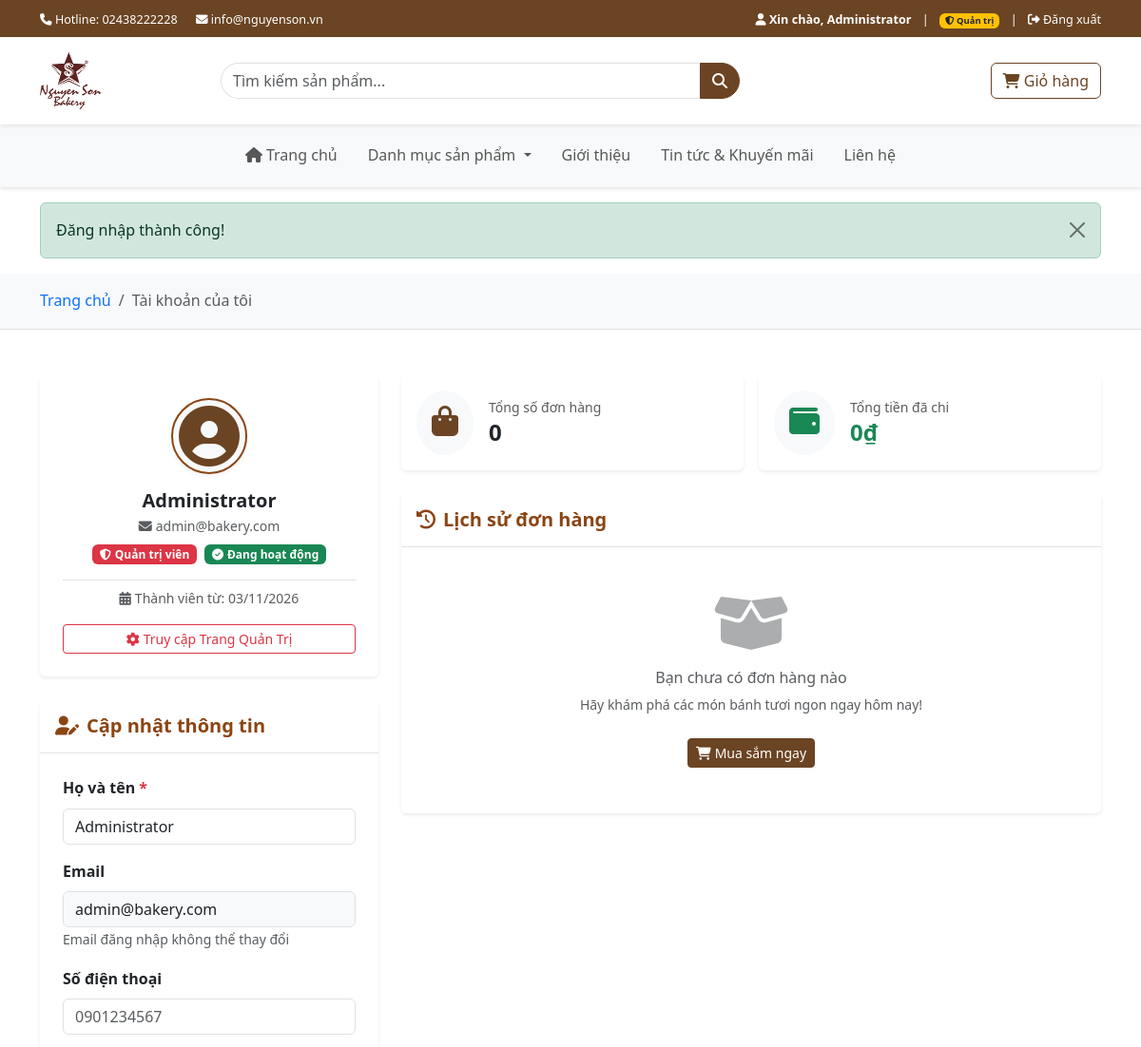
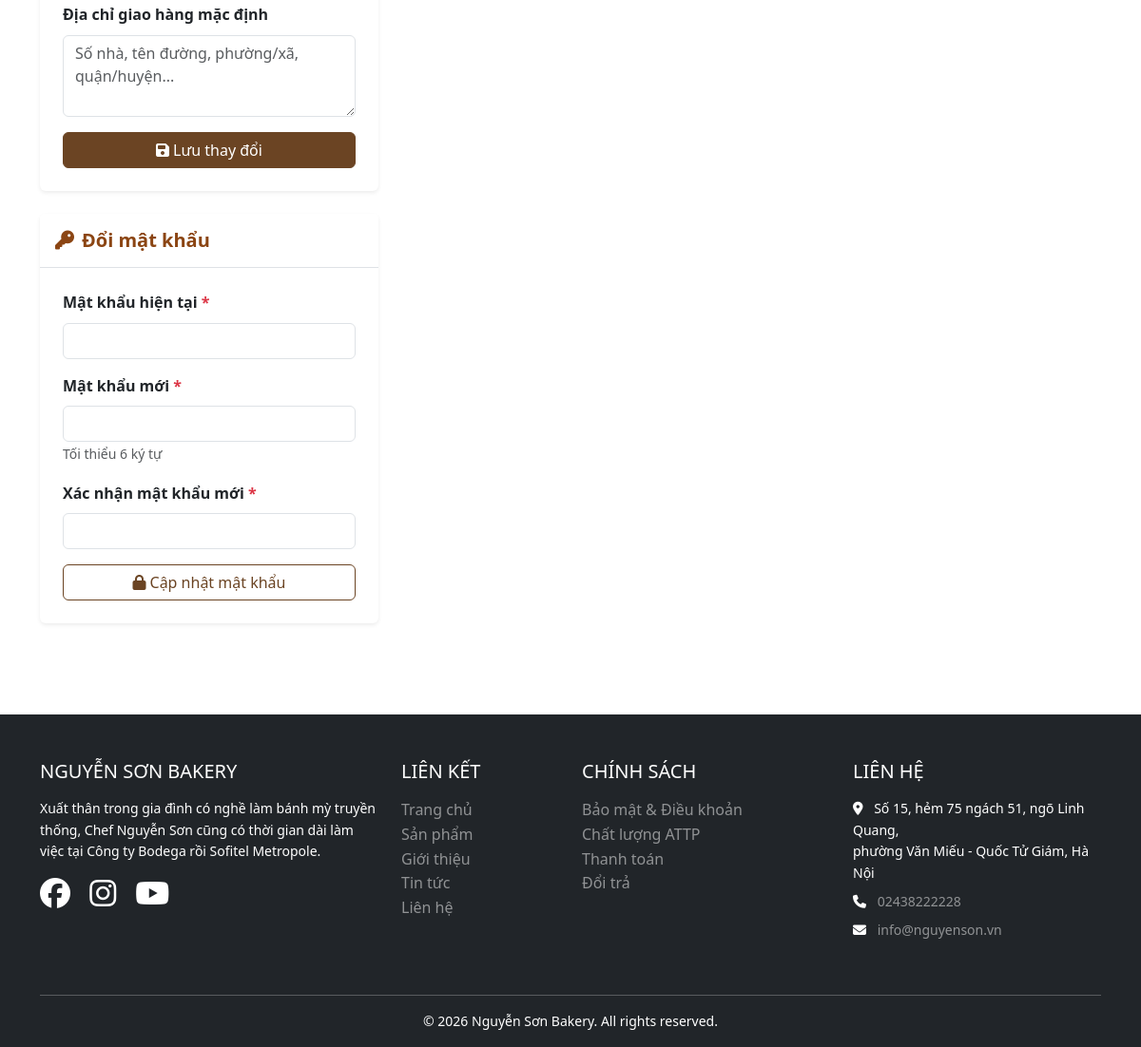
The page /frontend/pages/account.php (signed in) on the database its author committed (2 pictures, top to bottom).
### tables this page shows
CREATE TABLE users (
    id INT PRIMARY KEY AUTO_INCREMENT,
    name VARCHAR(255) NOT NULL,
    email VARCHAR(255) UNIQUE NOT NULL,
    password VARCHAR(255) NOT NULL,
    phone VARCHAR(20),
    address TEXT,
    avatar VARCHAR(255),
    role ENUM('customer', 'admin') DEFAULT 'customer',
    status TINYINT DEFAULT 1 COMMENT '1=active, 0=inactive',
    email_verified TINYINT DEFAULT 0,
    created_at TIMESTAMP DEFAULT CURRENT_TIMESTAMP,
    updated_at TIMESTAMP DEFAULT CURRENT_TIMESTAMP ON UPDATE CURRENT_TIMESTAMP,
    INDEX idx_email (email),
    INDEX idx_role (role)
);

### backend/config/config.php (called while the page is built, shortened)
<?php
function url($path = '') {
    return BASE_URL . ltrim($path, '/');
}
function formatCurrency($amount) {
    return number_format($amount, 0, ',', '.') . '₫';
}
function e($value): string
{
    return htmlspecialchars((string)$value, ENT_QUOTES | ENT_SUBSTITUTE, 'UTF-8');
}
?>

### frontend/pages/account.php (the view, shortened to what this page needs)
<?php
require_once '../../backend/config/config.php';
$user = Session::user();
$userId = $user['id'] ?? null;
$errors = [];
$passwordErrors = [];
$database = new Database();
$db = $database->getConnection();
try {
    $stmt = $db->prepare(
        "SELECT id, name, email, phone, address, avatar, role, status, created_at, updated_at
         FROM users WHERE id = :id LIMIT 1"
    );
    $stmt->execute([':id' => $userId]);
    $me = $stmt->fetch() ?: $user;
} catch (Throwable $e) {
    $me = $user;
    $errors['general'] = 'Không thể tải thông tin tài khoản.';
}
$orders = [];
$totalSpent = 0;
try {
    $q = $db->prepare(
        "SELECT id, order_number, total_amount, payment_method, status, created_at
         FROM orders
         WHERE user_id = :uid
         ORDER BY created_at DESC"
    );
    $q->execute([':uid' => $userId]);
    $orders = $q->fetchAll() ?: [];
} catch (Throwable $e) {
    $orders = [];
}
require_once '../components/header.php';
?>
<nav aria-label="breadcrumb" class="bg-light py-3 border-bottom">
    <div class="container">
        <ol class="breadcrumb mb-0">
            <li class="breadcrumb-item"><a href="<?= url('frontend/pages/index.php') ?>" class="text-decoration-none">Trang chủ</a></li>
            <li class="breadcrumb-item active" aria-current="page">Tài khoản của tôi</li>
        </ol>
    </div>
</nav>
<div class="container py-5">
    <div class="row g-4">
        <div class="col-lg-4">
            <div class="card shadow-sm border-0 mb-4 text-center">
                <div class="card-body p-4">
                    <div class="rounded-circle bg-light d-inline-flex align-items-center justify-content-center mb-3 shadow-sm" style="width: 80px; height: 80px; border: 2px solid #8B4513;">
                        <i class="fas fa-user-circle fa-4x text-brown" style="color: #8B4513;"></i>
                    </div>
                    <h5 class="card-title mb-1 fw-bold"><?= e($me['name'] ?? 'Khách hàng') ?></h5>
                    <p class="text-muted small mb-2"><i class="fas fa-envelope me-1"></i><?= e($me['email'] ?? '') ?></p>
                    <div class="d-flex justify-content-center gap-2 mb-3">
                        <span class="badge bg-<?= ($me['role'] ?? 'customer') === 'admin' ? 'danger' : 'primary' ?>">
                            <?= ($me['role'] ?? 'customer') === 'admin' ? '<i class="fas fa-shield-alt me-1"></i>Quản trị viên' : '<i class="fas fa-user me-1"></i>Khách hàng' ?>
                        </span>
                        <span class="badge bg-success">
                            <i class="fas fa-check-circle me-1"></i>Đang hoạt động
                        </span>
                    </div>
                    <?php if (!empty($me['created_at'])): ?>
                        <small class="text-muted d-block border-top pt-2">
                            <i class="fas fa-calendar-alt me-1"></i>Thành viên từ: <?= date('d/m/Y', strtotime($me['created_at'])) ?>
                        </small>
                    <?php endif; ?>
                    <?php if (($me['role'] ?? 'customer') === 'admin'): ?>
                        <div class="mt-3">
                            <a href="<?= url('frontend/pages/admin/dashboard.php') ?>" class="btn btn-sm btn-outline-danger w-100">
                                <i class="fas fa-cog me-1"></i>Truy cập Trang Quản Trị
                            </a>
                        </div>
                    <?php endif; ?>
                </div>
            </div>
            <div class="card shadow-sm border-0 mb-4">
                <div class="card-header bg-white border-bottom py-3">
                    <h5 class="card-title mb-0 fw-bold" style="color: #8B4513;">
                        <i class="fas fa-user-edit me-2"></i>Cập nhật thông tin
                    </h5>
                </div>
                <div class="card-body p-4">
                    <form method="POST" action="" novalidate>
                        <div class="mb-3">
                            <label class="form-label fw-semibold">Họ và tên <span class="text-danger">*</span></label>
                            <input type="text"
                                   class="form-control<?= isset($errors['name']) ? ' is-invalid' : '' ?>"
                                   name="name" value="<?= e($me['name'] ?? '') ?>" required>
                        </div>
                        <div class="mb-3">
                            <label class="form-label fw-semibold">Email</label>
                            <input type="email" class="form-control bg-light" value="<?= e($me['email'] ?? '') ?>" disabled readonly>
                            <small class="text-muted">Email đăng nhập không thể thay đổi</small>
                        </div>
                        <div class="mb-3">
                            <label class="form-label fw-semibold">Số điện thoại</label>
                            <input type="tel"
                                   class="form-control<?= isset($errors['phone']) ? ' is-invalid' : '' ?>"
                                   name="phone" placeholder="0901234567"
                                   value="<?= e($me['phone'] ?? '') ?>">
                        </div>
                        <div class="mb-3">
                            <label class="form-label fw-semibold">Địa chỉ giao hàng mặc định</label>
                            <textarea class="form-control<?= isset($errors['address']) ? ' is-invalid' : '' ?>"
                                      name="address" rows="3"
                                      placeholder="Số nhà, tên đường, phường/xã, quận/huyện..."><?= e($me['address'] ?? '') ?></textarea>
                        </div>
                        <button type="submit" name="update_profile" class="btn btn-brown w-100">
                            <i class="fas fa-save me-1"></i>Lưu thay đổi
                        </button>
                    </form>
                </div>
            </div>
            <div class="card shadow-sm border-0">
                <div class="card-header bg-white border-bottom py-3">
                    <h5 class="card-title mb-0 fw-bold" style="color: #8B4513;">
                        <i class="fas fa-key me-2"></i>Đổi mật khẩu
                    </h5>
                </div>
                <div class="card-body p-4">
                    <form method="POST" action="" novalidate>
                        <div class="mb-3">
                            <label class="form-label fw-semibold">Mật khẩu hiện tại <span class="text-danger">*</span></label>
                            <input type="password"
                                   class="form-control<?= isset($passwordErrors['current_password']) ? ' is-invalid' : '' ?>"
                                   name="current_password" required>
                        </div>
                        <div class="mb-3">
                            <label class="form-label fw-semibold">Mật khẩu mới <span class="text-danger">*</span></label>
                            <input type="password"
                                   class="form-control<?= isset($passwordErrors['new_password']) ? ' is-invalid' : '' ?>"
                                   name="new_password" required minlength="6">
                            <?php if (isset($passwordErrors['new_password'])): ?>
                                <div class="invalid-feedback"><?= e($passwordErrors['new_password']) ?></div>
                            <?php else: ?>
                                <small class="text-muted">Tối thiểu 6 ký tự</small>
                            <?php endif; ?>
                        </div>
                        <div class="mb-3">
                            <label class="form-label fw-semibold">Xác nhận mật khẩu mới <span class="text-danger">*</span></label>
                            <input type="password"
                                   class="form-control<?= isset($passwordErrors['confirm_password']) ? ' is-invalid' : '' ?>"
                                   name="confirm_password" required>
                        </div>
                        <button type="submit" name="change_password" class="btn btn-outline-brown w-100">
                            <i class="fas fa-lock me-1"></i>Cập nhật mật khẩu
                        </button>
                    </form>
                </div>
            </div>
        </div>
        <div class="col-lg-8">
            <div class="row g-3 mb-4">
                <div class="col-sm-6">
                    <div class="card border-0 shadow-sm p-3">
                        <div class="d-flex align-items-center">
                            <div class="rounded-circle p-3 bg-light text-brown me-3" style="color: #8B4513;">
                                <i class="fas fa-shopping-bag fa-2x"></i>
                            </div>
                            <div>
                                <small class="text-muted d-block">Tổng số đơn hàng</small>
                                <span class="h4 fw-bold mb-0"><?= count($orders) ?></span>
                            </div>
                        </div>
                    </div>
                </div>
                <div class="col-sm-6">
                    <div class="card border-0 shadow-sm p-3">
                        <div class="d-flex align-items-center">
                            <div class="rounded-circle p-3 bg-light text-success me-3">
                                <i class="fas fa-wallet fa-2x"></i>
                            </div>
                            <div>
                                <small class="text-muted d-block">Tổng tiền đã chi</small>
                                <span class="h4 fw-bold mb-0 text-success"><?= function_exists('formatCurrency') ? formatCurrency($totalSpent) : number_format($totalSpent, 0, ',', '.') . '₫' ?></span>
                            </div>
                        </div>
                    </div>
                </div>
            </div>
            <div class="card shadow-sm border-0">
                <div class="card-header bg-white border-bottom py-3 d-flex justify-content-between align-items-center">
                    <h5 class="card-title mb-0 fw-bold" style="color: #8B4513;">
                        <i class="fas fa-history me-2"></i>Lịch sử đơn hàng
                    </h5>
                </div>
                <div class="card-body p-0">
                    <?php if (empty($orders)): ?>
                        <div class="text-center py-5">
                            <div class="mb-3 text-muted">
                                <i class="fas fa-box-open fa-4x opacity-50"></i>
                            </div>
                            <h6 class="text-muted">Bạn chưa có đơn hàng nào</h6>
                            <p class="small text-muted mb-4">Hãy khám phá các món bánh tươi ngon ngay hôm nay!</p>
                            <a href="<?= url('frontend/pages/products/list.php') ?>" class="btn btn-brown btn-sm">
                                <i class="fas fa-shopping-cart me-1"></i>Mua sắm ngay
                            </a>
                        </div>
                    <?php endif; ?>
                </div>
            </div>
        </div>
    </div>
</div>
<?php require_once '../components/footer.php'; ?>

### frontend/assets/css/style.css (style rules this page uses)
:root { --brown-primary: #6B4423; --brown-dark: #4A2F1A; --brown-light: #8B5A3C; --cream: #F5E6D3; }
* { margin: 0; padding: 0; box-sizing: border-box; }
body { font-family: 'Segoe UI', Tahoma, Geneva, Verdana, sans-serif; color: #333; line-height: 1.6; }
.text-brown { color: var(--brown-primary) !important; }
.btn-brown { background-color: var(--brown-primary); border-color: var(--brown-primary); color: white; }
.btn-outline-brown { border-color: var(--brown-primary); color: var(--brown-primary); }

### rows shown on the page
users: name "Administrator", email "admin@bakery.com", created_at "03/11/2026"

### other values the page prints
Session::getUserName() ?: (Session::get('user_name') ?: 'Tài khoản') "Administrator"
$success "Đăng nhập thành công!"
count($orders) "0"
formatCurrency($totalSpent) "0₫"
